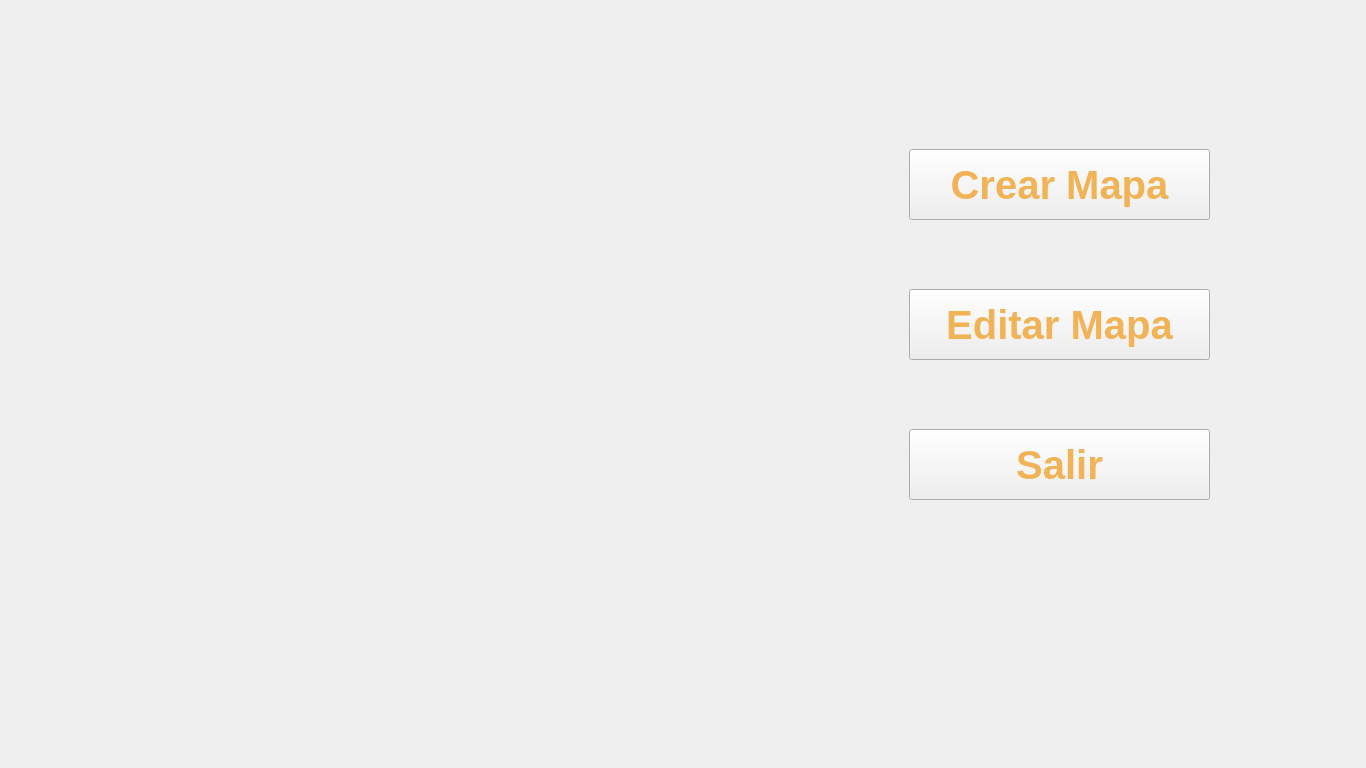
<?xml version="1.0" encoding="UTF-8"?>
<ui version="4.0">
 <class>VentanaEditor</class>
 <widget class="QMainWindow" name="VentanaEditor">
  <property name="geometry">
   <rect>
    <x>0</x>
    <y>0</y>
    <width>1366</width>
    <height>768</height>
   </rect>
  </property>
  <property name="windowTitle">
   <string>VentanaEditor</string>
  </property>
  <widget class="QWidget" name="centralwidget">
   <layout class="QHBoxLayout" name="horizontalLayout">
    <item>
     <widget class="QStackedWidget" name="stackedWidget">
      <property name="enabled">
       <bool>true</bool>
      </property>
      <property name="styleSheet">
       <string notr="true">#pageMapas {
    background-color: black;
}</string>
      </property>
      <widget class="QWidget" name="pageInicioEditor">
       <property name="styleSheet">
        <string notr="true">#pageInicioEditor {
    border-image: url(:/Pantallas/fondo_editor.jpg);
}</string>
       </property>
       <widget class="QPushButton" name="botonEditorCrearMapa">
        <property name="geometry">
         <rect>
          <x>900</x>
          <y>140</y>
          <width>301</width>
          <height>71</height>
         </rect>
        </property>
        <property name="styleSheet">
         <string notr="true">QPushButton {
    border-image: url(:/Botones/boton_normal.png);
    color: #f1b356; 
    font-family: &quot;Stardew Valley&quot;;
    font-size: 40px;
    font-weight: bold;
}
QPushButton:pressed {
	border-image: url(:/Botones/boton_apretado.png);
    padding-top: 3px; 
}</string>
        </property>
        <property name="text">
         <string>Crear Mapa</string>
        </property>
       </widget>
       <widget class="QPushButton" name="botonEditorMapa">
        <property name="geometry">
         <rect>
          <x>900</x>
          <y>280</y>
          <width>301</width>
          <height>71</height>
         </rect>
        </property>
        <property name="styleSheet">
         <string notr="true">QPushButton {
    border-image: url(:/Botones/boton_normal.png);
    color: #f1b356; 
    font-family: &quot;Stardew Valley&quot;;
    font-size: 40px;
    font-weight: bold;
}
QPushButton:pressed {
	border-image: url(:/Botones/boton_apretado.png);
    padding-top: 3px; 
}</string>
        </property>
        <property name="text">
         <string>Editar Mapa</string>
        </property>
       </widget>
       <widget class="QLabel" name="cartelMPEditor">
        <property name="geometry">
         <rect>
          <x>170</x>
          <y>110</y>
          <width>401</width>
          <height>251</height>
         </rect>
        </property>
        <property name="styleSheet">
         <string notr="true">QLabel#cartelMPEditor{
    border-image: url(:/Cartel/cartel_stardew_valley.png);
}</string>
        </property>
        <property name="text">
         <string/>
        </property>
       </widget>
       <widget class="QLabel" name="letraEDITOR">
        <property name="geometry">
         <rect>
          <x>170</x>
          <y>350</y>
          <width>411</width>
          <height>141</height>
         </rect>
        </property>
        <property name="styleSheet">
         <string notr="true">QLabel#letraEDITOR{
    border-image: url(:/Cartel/letra_editor.png);
}</string>
        </property>
        <property name="text">
         <string/>
        </property>
       </widget>
       <widget class="QPushButton" name="botonEditorSalir">
        <property name="geometry">
         <rect>
          <x>900</x>
          <y>420</y>
          <width>301</width>
          <height>71</height>
         </rect>
        </property>
        <property name="styleSheet">
         <string notr="true">QPushButton {
    border-image: url(:/Botones/boton_normal.png);
    color: #f1b356; 
    font-family: &quot;Stardew Valley&quot;;
    font-size: 40px;
    font-weight: bold;
}
QPushButton:pressed {
	border-image: url(:/Botones/boton_apretado.png);
    padding-top: 3px; 
}</string>
        </property>
        <property name="text">
         <string>Salir</string>
        </property>
       </widget>
      </widget>
      <widget class="QWidget" name="pageMapas">
       <property name="enabled">
        <bool>true</bool>
       </property>
       <layout class="QHBoxLayout" name="horizontalLayout_2">
        <item>
         <widget class="QWidget" name="barraIzqPM" native="true">
          <property name="sizePolicy">
           <sizepolicy hsizetype="Preferred" vsizetype="Preferred">
            <horstretch>1</horstretch>
            <verstretch>0</verstretch>
           </sizepolicy>
          </property>
          <property name="styleSheet">
           <string notr="true">background-color: black;</string>
          </property>
          <widget class="QLabel" name="textoAssets">
           <property name="geometry">
            <rect>
             <x>0</x>
             <y>0</y>
             <width>331</width>
             <height>41</height>
            </rect>
           </property>
           <property name="styleSheet">
            <string notr="true">background-color: black;
qproperty-alignment: AlignCenter;
font-size: 24px;</string>
           </property>
           <property name="text">
            <string>Assets</string>
           </property>
          </widget>
          <widget class="QPushButton" name="botonVolverPM">
           <property name="geometry">
            <rect>
             <x>20</x>
             <y>660</y>
             <width>101</width>
             <height>41</height>
            </rect>
           </property>
           <property name="styleSheet">
            <string notr="true">QPushButton {
    border-image: url(:/Botones/boton_normal.png);
    color: #f1b356; 
    font-family: &quot;Stardew Valley&quot;;
    font-size: 25px;
    font-weight: bold;
}
QPushButton:pressed {
	border-image: url(:/Botones/boton_apretado.png);
    padding-top: 3px; 
}</string>
           </property>
           <property name="text">
            <string>Volver</string>
           </property>
          </widget>
          <widget class="QPushButton" name="botonExportarPM">
           <property name="geometry">
            <rect>
             <x>180</x>
             <y>660</y>
             <width>101</width>
             <height>41</height>
            </rect>
           </property>
           <property name="styleSheet">
            <string notr="true">QPushButton {
    border-image: url(:/Botones/boton_normal.png);
    color: #f1b356; 
    font-family: &quot;Stardew Valley&quot;;
    font-size: 25px;
    font-weight: bold;
}
QPushButton:pressed {
	border-image: url(:/Botones/boton_apretado.png);
    padding-top: 3px; 
}</string>
           </property>
           <property name="text">
            <string>Exportar</string>
           </property>
          </widget>
          <widget class="QListWidget" name="paletaAssets">
           <property name="geometry">
            <rect>
             <x>0</x>
             <y>50</y>
             <width>321</width>
             <height>481</height>
            </rect>
           </property>
           <property name="styleSheet">
            <string notr="true"/>
           </property>
          </widget>
          <widget class="QLabel" name="textoDimensiones">
           <property name="geometry">
            <rect>
             <x>10</x>
             <y>560</y>
             <width>161</width>
             <height>41</height>
            </rect>
           </property>
           <property name="styleSheet">
            <string notr="true">background-color: black;
qproperty-alignment: AlignCenter;
font-size: 24px;</string>
           </property>
           <property name="text">
            <string>Dimensiones</string>
           </property>
          </widget>
          <widget class="QSpinBox" name="valorAltoMapa">
           <property name="geometry">
            <rect>
             <x>250</x>
             <y>570</y>
             <width>42</width>
             <height>27</height>
            </rect>
           </property>
          </widget>
          <widget class="QSpinBox" name="valorAnchoMapa">
           <property name="geometry">
            <rect>
             <x>190</x>
             <y>570</y>
             <width>42</width>
             <height>27</height>
            </rect>
           </property>
          </widget>
          <widget class="QLabel" name="textoAxA">
           <property name="geometry">
            <rect>
             <x>180</x>
             <y>550</y>
             <width>111</width>
             <height>21</height>
            </rect>
           </property>
           <property name="styleSheet">
            <string notr="true">background-color: black;
qproperty-alignment: AlignCenter;
font-size: 15px;</string>
           </property>
           <property name="text">
            <string>Ancho x Alto</string>
           </property>
          </widget>
          <widget class="QPushButton" name="botonAplicarPM">
           <property name="geometry">
            <rect>
             <x>100</x>
             <y>610</y>
             <width>101</width>
             <height>41</height>
            </rect>
           </property>
           <property name="styleSheet">
            <string notr="true">QPushButton {
    border-image: url(:/Botones/boton_normal.png);
    color: #f1b356; 
    font-family: &quot;Stardew Valley&quot;;
    font-size: 25px;
    font-weight: bold;
}
QPushButton:pressed {
	border-image: url(:/Botones/boton_apretado.png);
    padding-top: 3px; 
}</string>
           </property>
           <property name="text">
            <string>Aplicar</string>
           </property>
          </widget>
         </widget>
        </item>
        <item>
         <widget class="QTabWidget" name="pestanaMapas">
          <property name="sizePolicy">
           <sizepolicy hsizetype="Expanding" vsizetype="Expanding">
            <horstretch>3</horstretch>
            <verstretch>0</verstretch>
           </sizepolicy>
          </property>
          <property name="styleSheet">
           <string notr="true">QTabBar::tab {
    min-width: 305px;
    height: 50px; 
    font-size: 20px;
	font-family: &quot;Stardew Valley&quot;;
}</string>
          </property>
          <property name="currentIndex">
           <number>0</number>
          </property>
          <widget class="QWidget" name="tabGranja">
           <attribute name="title">
            <string>Granja</string>
           </attribute>
           <layout class="QVBoxLayout" name="verticalLayout_4">
            <item>
             <widget class="VistaZona" name="vistaGranja"/>
            </item>
           </layout>
          </widget>
          <widget class="QWidget" name="tabCaverna">
           <attribute name="title">
            <string>Caverna</string>
           </attribute>
           <layout class="QVBoxLayout" name="verticalLayout_3">
            <item>
             <layout class="QHBoxLayout" name="layoutNivelCaverna">
              <item>
               <widget class="QLabel" name="textoNivelCaverna">
                <property name="styleSheet">
                 <string notr="true">font-size: 20px;</string>
                </property>
                <property name="text">
                 <string>Nivel</string>
                </property>
               </widget>
              </item>
              <item>
               <widget class="QSpinBox" name="valorNivelCaverna"/>
              </item>
              <item>
               <spacer name="espacioNivelCaverna">
                <property name="orientation">
                 <enum>Qt::Orientation::Horizontal</enum>
                </property>
                <property name="sizeHint" stdset="0">
                 <size>
                  <width>0</width>
                  <height>0</height>
                 </size>
                </property>
               </spacer>
              </item>
             </layout>
            </item>
            <item>
             <widget class="VistaZona" name="vistaCaverna"/>
            </item>
           </layout>
          </widget>
          <widget class="QWidget" name="tabPueblo">
           <attribute name="title">
            <string>Pueblo</string>
           </attribute>
           <layout class="QVBoxLayout" name="verticalLayout_2">
            <item>
             <widget class="VistaZona" name="vistaPueblo"/>
            </item>
           </layout>
          </widget>
         </widget>
        </item>
       </layout>
      </widget>
     </widget>
    </item>
   </layout>
  </widget>
 </widget>
 <customwidgets>
  <customwidget>
   <class>VistaZona</class>
   <extends>QGraphicsView</extends>
   <header>vista_zona.h</header>
  </customwidget>
 </customwidgets>
 <resources/>
 <connections/>
</ui>
